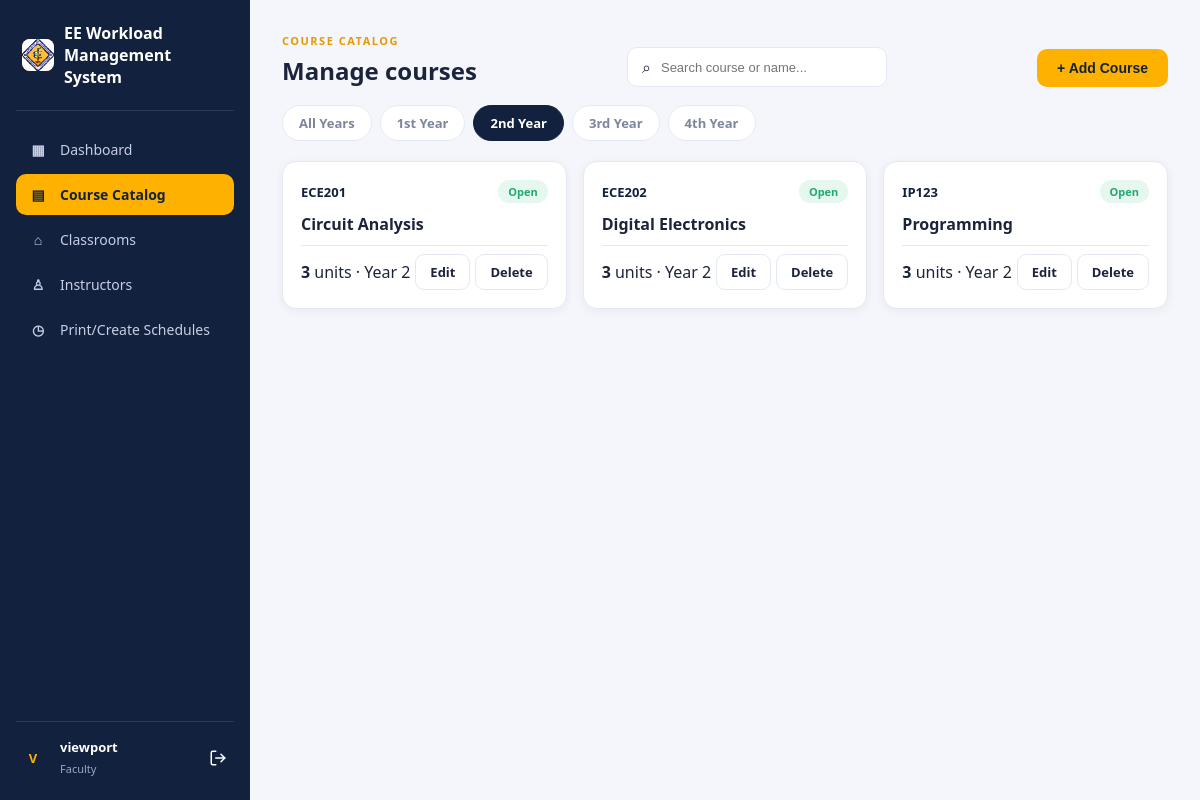
Screenshot of /courses.php?year=2 (signed in) with the database file from the repository.
### tables this page shows
CREATE TABLE `courses` (
  `course_id` int(11) NOT NULL,
  `course_code` varchar(10) NOT NULL,
  `course_name` varchar(100) NOT NULL,
  `year_level` tinyint(4) NOT NULL,
  `units` tinyint(4) NOT NULL,
  `status` enum('Open','Closed') DEFAULT 'Open'
);

### courses.php (the view, shortened to what this page needs)
<?php
function h($v){ return htmlspecialchars((string)$v, ENT_QUOTES, 'UTF-8'); }
$db = new database();
$conn = $db->connect();
require 'includes/header.php';
$year = (int)($_GET['year'] ?? 0);
$search = trim($_GET['search'] ?? '');
$sql = "SELECT * FROM courses
        WHERE (? = 0 OR year_level = ?)
          AND (? = '' OR course_code LIKE CONCAT('%',?,'%') OR course_name LIKE CONCAT('%',?,'%'))
        ORDER BY year_level, course_code";
$stmt = $conn->prepare($sql);
$stmt->bind_param("iisss", $year, $year, $search, $search, $search);
$stmt->execute();
$filtered = $stmt->get_result()->fetch_all(MYSQLI_ASSOC);
?>
<section class="page-section">
<div class="section-heading">
  <div><span class="eyebrow">COURSE CATALOG</span><h2>Manage courses</h2></div>
  <form class="search"><span>⌕</span><input id="courseSearch" value="<?= h($search) ?>" placeholder="Search course or name..."></form>
<button class="primary-btn" id="openAddCourse">+ Add Course</button>
</div>
<div class="year-tabs">
  <a class="<?= !$year?'selected':'' ?>" href="courses.php">All Years</a>
  <?php for($y=1;$y<=4;$y++): ?>
  <a class="<?= $year===$y?'selected':'' ?>" href="?year=<?=$y?>"><?=$y?><?= $y===1?'st':($y===2?'nd':($y===3?'rd':'th')) ?> Year</a>
  <?php endfor;?>
</div>
<div class="course-grid" id="courseGrid">
<?php foreach($filtered as $c): ?>
<article class="course-card searchable">
  <div class="course-top">
    <span class="code"><?=h($c['course_code'])?></span>
    <span class="status <?= strtolower($c['status']) ?>"><?=h($c['status'])?></span>
  </div>
  <h3><?=h($c['course_name'])?></h3>
  <div class="course-bottom">
    <span><b><?=h($c['units'])?></b> units · Year <?=h($c['year_level'])?></span>
    <a href="?edit=<?= $c['course_id'] ?>" class="outline-btn">Edit</a>
    <a href="?delete=<?= $c['course_id'] ?>" class="outline-btn" onclick="return confirm('Delete this course?')">Delete</a>
  </div>
</article>
<?php endforeach;?>
</div>
</section>
<?php require 'includes/footer.php'; ?>

### assets/style.css (style rules this page uses)
:root { --navy:#12213d; --navy-2:#1b2a4a; --amber:#ffb100; --amber-dark:#e69900; --bg:#f4f6fb; --card:#ffffff; --border:#e4e8f1; --text:#1c243b; --muted:#7b869c; --green:#1fa971; --green-bg:#e6f7ef; --red:#e5484d; --red-bg:#fdecec; --radius:14px; --shadow:0 2px 10px rgba(20,30,60,.06); }
* { box-sizing:border-box }
body { margin:0;font-family:'Segoe UI',Roboto,Arial,sans-serif;background:var(--bg);color:var(--text);opacity:0;animation:pageFadeIn .45s ease forwards }
a { text-decoration:none;color:inherit }
.page-section { animation:fadeInUp .45s ease both }
.section-heading, .enrollment-head, .schedule-tools, .printable-schedule, .enroll-form-card { animation:fadeInUp .45s ease both }
.page-section { margin-bottom:28px }
.section-heading { display:flex;justify-content:space-between;align-items:flex-end;margin-bottom:18px;flex-wrap:wrap;gap:10px }
.eyebrow { font-size:11px;letter-spacing:1.5px;color:var(--amber-dark);font-weight:700 }
.section-heading h2 { margin:4px 0 0;font-size:24px }
.primary-btn { background:var(--amber);color:var(--navy);border:none;padding:11px 20px;border-radius:10px;font-weight:700;cursor:pointer;display:inline-flex;align-items:center;gap:8px;font-size:14px;transition:background-color .2s ease,transform .15s ease,box-shadow .2s ease }
.outline-btn { background:transparent;border:1.5px solid var(--border);color:var(--text);padding:8px 14px;border-radius:9px;font-weight:600;cursor:pointer;font-size:13px;transition:border-color .2s ease,transform .15s ease,background-color .2s ease }
.status { padding:4px 10px;border-radius:20px;font-size:11px;font-weight:700 }
.status.open,.status.available { background:var(--green-bg);color:var(--green) }
.search { display:flex;align-items:center;gap:8px;background:#fff;border:1px solid var(--border);border-radius:10px;padding:8px 14px;min-width:260px }
.search input { border:none;outline:none;flex:1;font-size:13px;background:transparent }
.year-tabs { display:flex;gap:8px;margin-bottom:20px;flex-wrap:wrap }
.year-tabs a { padding:8px 16px;border-radius:20px;background:#fff;border:1px solid var(--border);font-size:13px;font-weight:600;color:var(--muted) }
.year-tabs a.selected { background:var(--navy);color:#fff;border-color:var(--navy) }
.course-grid { display:grid;grid-template-columns:repeat(3,1fr);gap:16px }
.course-card { background:var(--card);border:1px solid var(--border);border-radius:var(--radius);padding:18px;box-shadow:var(--shadow);display:flex;flex-direction:column;gap:10px;transition:transform .2s ease,box-shadow .2s ease;animation:fadeInUp .4s ease both }
.course-grid .course-card:nth-child(3n+1) { animation-delay:.03s }
.course-grid .course-card:nth-child(3n+2) { animation-delay:.08s }
.course-grid .course-card:nth-child(3n+3) { animation-delay:.13s }
.course-top { display:flex;justify-content:space-between;align-items:center }
.course-top .code { font-weight:700;color:var(--navy);font-size:13px }
.course-card h3 { margin:0;font-size:16px }
.course-bottom { display:flex;justify-content:space-between;align-items:center;margin-top:auto;padding-top:8px;border-top:1px solid var(--border) }

### rows the page displays
courses: course_code "ECE201", status "Open", course_name "Circuit Analysis", units "3", year_level "2"
courses: course_code "ECE202", status "Open", course_name "Digital Electronics", units "3", year_level "2"
courses: course_code "IP123", status "Open", course_name "Programming", units "3", year_level "2"

### other values shown
substr($_SESSION['faculty_name'] ?? 'F', 0, 1) "V"
$_SESSION['faculty_name'] "viewport"
